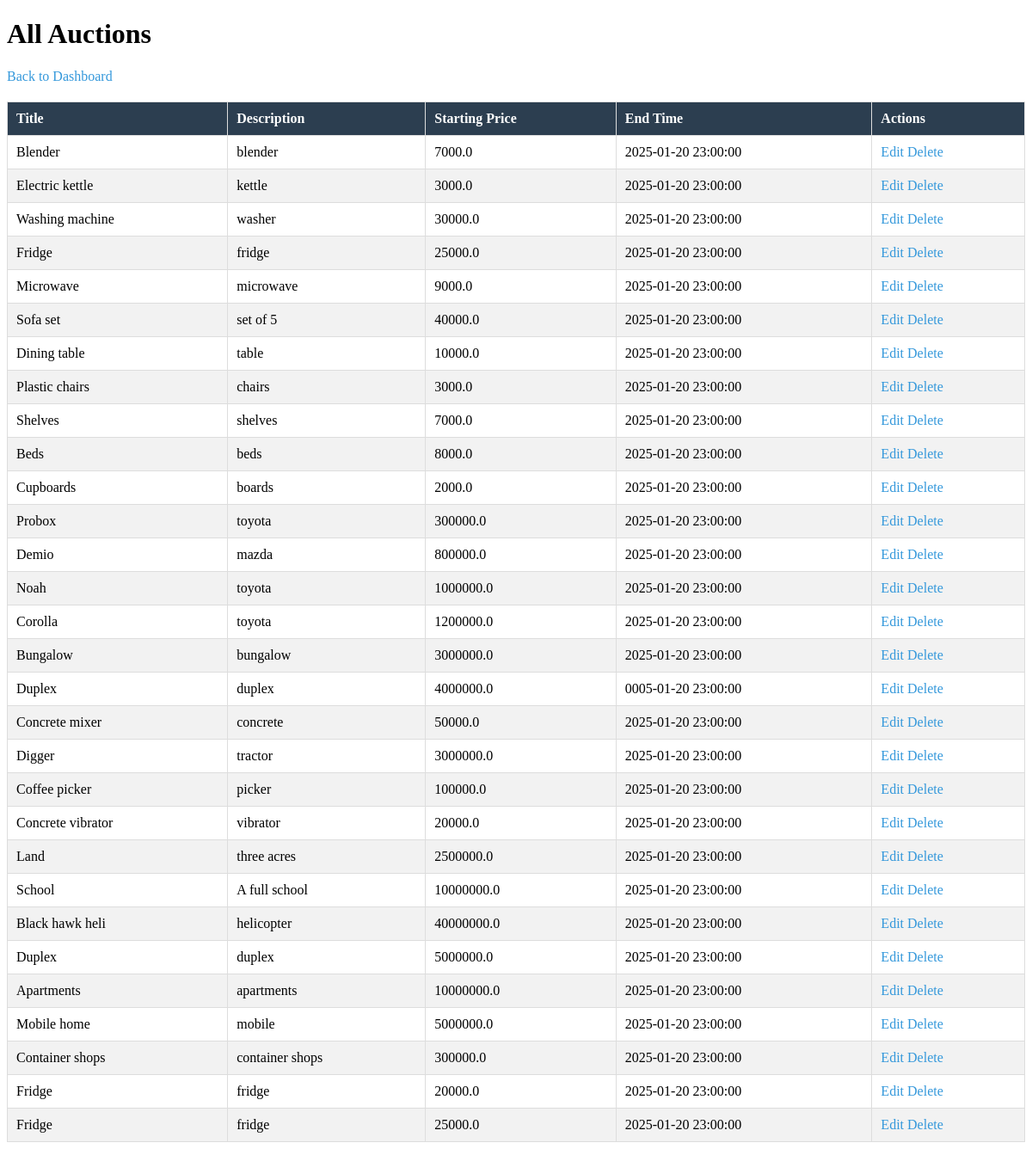
/admin/view-auctions (signed in), run on the app's committed database.
### models.py (models this page shows)
class AuctionItem(db.Model):
    id = db.Column(db.Integer, primary_key=True)
    title = db.Column(db.String(100), nullable=False)
    description = db.Column(db.Text, nullable=False)
    starting_price = db.Column(db.Float, nullable=False)
    image = db.Column(db.String(100), nullable=True)
    end_time = db.Column(db.DateTime, nullable=False)
    bids = db.relationship('Bid', backref='auction_item', lazy=True)
    category = db.Column(db.String(50), nullable=False)  # New field for category

### app.py (the view)
@app.route('/admin/view-auctions', methods=['GET'])
@login_required
def view_auctions():
    if not current_user.is_admin:
        flash('Unauthorized access!')
        return redirect(url_for('home'))
    auctions = AuctionItem.query.all()
    return render_template('view_auctions.html', auctions=auctions)

### app.py (called while the page is built)
@app.context_processor
def inject_user_model():
    from models import User  # Import your User model here
    return dict(User=User)

@login_manager.user_loader
def load_user(user_id):
    return User.query.get(int(user_id))

### templates/view_auctions.html (shortened to what this page needs)
<!DOCTYPE html>
<html>
<head>
</head>
<body>
    <h1>All Auctions</h1>
    <a href="{{ url_for('admin_dashboard') }}">Back to Dashboard</a>
    <table>
        <thead>
            <tr>
                <th>Title</th>
                <th>Description</th>
                <th>Starting Price</th>
                <th>End Time</th>
                <th>Actions</th>
            </tr>
        </thead>
        <tbody>
            {% for auction in auctions %}
            <tr>
                <td>{{ auction.title }}</td>
                <td>{{ auction.description }}</td>
                <td>{{ auction.starting_price }}</td>
                <td>{{ auction.end_time }}</td>
                <td>
                    <a href="{{ url_for('edit_auction', auction_id=auction.id) }}">Edit</a>
                    <a href="{{ url_for('delete_auction', auction_id=auction.id) }}">Delete</a>
                </td>
            </tr>
            {% endfor %}
        </tbody>
    </table>
</body>
</html>

### templates/view_auctions.html (style rules this page uses)
table { width: 100%; border-collapse: collapse; margin-top: 20px; }
table, th, td { border: 1px solid #ddd; }
th, td { padding: 10px; text-align: left; }
th { background-color: #2c3e50; color: white; }
tr:nth-child(even) { background-color: #f2f2f2; }
a { color: #3498db; text-decoration: none; }

### data on the page
AuctionItem: title "Blender", description "blender", starting_price "7000.0", end_time "2025-01-20 23:00:00"
AuctionItem: title "Electric kettle", description "kettle", starting_price "3000.0", end_time "2025-01-20 23:00:00"
AuctionItem: title "Washing machine", description "washer", starting_price "30000.0", end_time "2025-01-20 23:00:00"
AuctionItem: title "Fridge", description "fridge", starting_price "25000.0", end_time "2025-01-20 23:00:00"
AuctionItem: title "Microwave", description "microwave", starting_price "9000.0", end_time "2025-01-20 23:00:00"
AuctionItem: title "Sofa set", description "set of 5", starting_price "40000.0", end_time "2025-01-20 23:00:00"
AuctionItem: title "Dining table", description "table", starting_price "10000.0", end_time "2025-01-20 23:00:00"
AuctionItem: title "Plastic chairs", description "chairs", starting_price "3000.0", end_time "2025-01-20 23:00:00"
AuctionItem: title "Shelves", description "shelves", starting_price "7000.0", end_time "2025-01-20 23:00:00"
AuctionItem: title "Beds", description "beds", starting_price "8000.0", end_time "2025-01-20 23:00:00"
AuctionItem: title "Cupboards", description "boards", starting_price "2000.0", end_time "2025-01-20 23:00:00"
AuctionItem: title "Probox", description "toyota", starting_price "300000.0", end_time "2025-01-20 23:00:00"
AuctionItem: title "Demio", description "mazda", starting_price "800000.0", end_time "2025-01-20 23:00:00"
AuctionItem: title "Noah", description "toyota", starting_price "1000000.0", end_time "2025-01-20 23:00:00"
AuctionItem: title "Corolla", description "toyota", starting_price "1200000.0", end_time "2025-01-20 23:00:00"
AuctionItem: title "Bungalow", description "bungalow", starting_price "3000000.0", end_time "2025-01-20 23:00:00"
AuctionItem: title "Duplex", description "duplex", starting_price "4000000.0", end_time "0005-01-20 23:00:00"
AuctionItem: title "Concrete mixer", description "concrete", starting_price "50000.0", end_time "2025-01-20 23:00:00"
AuctionItem: title "Digger", description "tractor", starting_price "3000000.0", end_time "2025-01-20 23:00:00"
AuctionItem: title "Coffee picker", description "picker", starting_price "100000.0", end_time "2025-01-20 23:00:00"
AuctionItem: title "Concrete vibrator", description "vibrator", starting_price "20000.0", end_time "2025-01-20 23:00:00"
AuctionItem: title "Land", description "three acres", starting_price "2500000.0", end_time "2025-01-20 23:00:00"
AuctionItem: title "School", description "A full school", starting_price "10000000.0", end_time "2025-01-20 23:00:00"
AuctionItem: title "Black hawk heli", description "helicopter", starting_price "40000000.0", end_time "2025-01-20 23:00:00"
AuctionItem: title "Duplex", description "duplex", starting_price "5000000.0", end_time "2025-01-20 23:00:00"
AuctionItem: title "Apartments", description "apartments", starting_price "10000000.0", end_time "2025-01-20 23:00:00"
AuctionItem: title "Mobile home", description "mobile", starting_price "5000000.0", end_time "2025-01-20 23:00:00"
AuctionItem: title "Container shops", description "container shops", starting_price "300000.0", end_time "2025-01-20 23:00:00"
AuctionItem: title "Fridge", description "fridge", starting_price "20000.0", end_time "2025-01-20 23:00:00"
AuctionItem: title "Fridge", description "fridge", starting_price "25000.0", end_time "2025-01-20 23:00:00"
